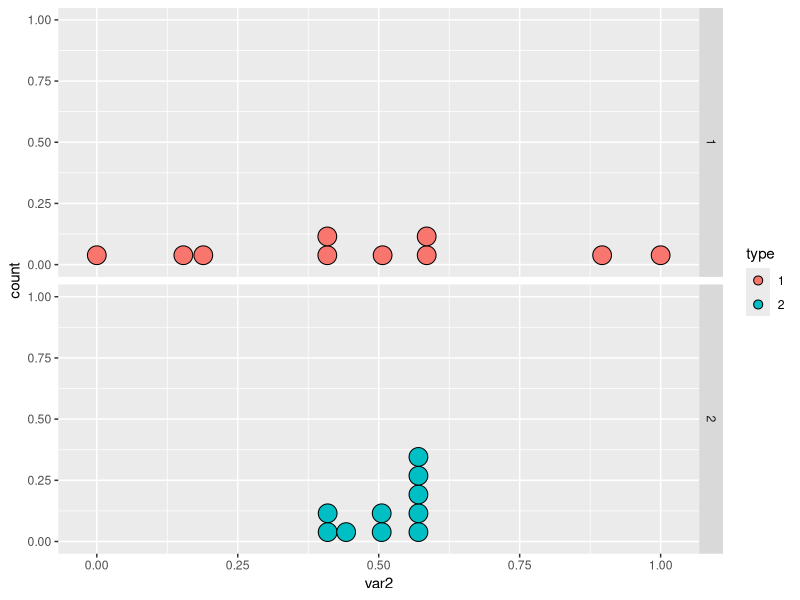

Reproduce this figure in R.
library("ggplot2")
data1<-data.frame(var=rnorm(10,mean=0.5,sd=1))
data1$type<-"1"
data2<-data.frame(var=rnorm(10,mean=0.5,sd=0.3))
data2$type<-"2"
data<-rbind(data1,data2)
data$var2<-(data$var-min(data$var))/(max(data$var)-min(data$var) )
ggplot(data,aes(x=var2,fill=type))+geom_dotplot()+ facet_grid(type~.)
